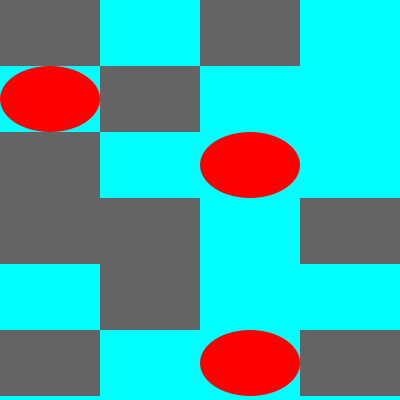
Frame 1 (no input)
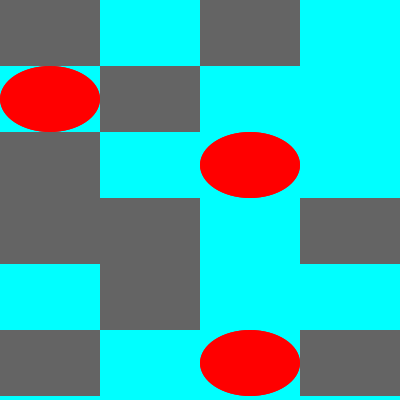
Frame 2 (the mouse pressed at the canvas centre, redrawn once)

The Processing sketch that drew these frames (run headless with seeded random() and noise(); the mouse was pressed at the canvas centre and the sketch redrawn once):

// Processing sketch: processing_96593
// ── processing_96593.pde

// autor: Luiz Ernesto Merkle
// contexto: Computação 1 
// curso: Arquitetura e Urbanismo 
// licença: gpl 3 
// ano: 2013 
// motivação: exercícios de Forma 1 em Computação 1

// Este debuxo ilustra como fazer um módulo 4x4. 
/*
    Copyright (C) 2012  Luiz Ernesto Merkle
 
 This sketch is free software: you can redistribute it and/or modify
 it under the terms of the GNU General Public License as published by
 the Free Software Foundation, either version 3 of the License, or
 (at your option) any later version.
 
 This sketch is distributed in the hope that it will be useful,
 but WITHOUT ANY WARRANTY; without even the implied warranty of
 MERCHANTABILITY or FITNESS FOR A PARTICULAR PURPOSE.  See the
 GNU General Public License for more details.
 
 You should have received a copy of the GNU General Public License
 along with this program.  If not, see <http://www.gnu.org/licenses/>.
 */

// cada elemento desta matriz representa um tipo 
// de desenho a ser realizado em um reticulado 
// Podem ser desenhados tantos quanto são os int
// Neste exemplo, são mostrados apenas tres tipos
int [][] prancha = {
  {
    1, 0, 1, 0
  }
  , 
  {
    2, 1, 0, 0
  }
  , 
  {
    1, 0, 2, 0
  }
  , 
  {
    1, 1, 0, 1
  }
  , 
  {
    0, 1, 0, 0
  }
  , 
  {
    1, 0, 2, 1
  }
};

// algumas variáveis são necessárias para se armazenar
// a largura e a altura das colunas
// O esboço é feito tal que ao se aumentar a matriz, se aumentam as colunas e linhas, automaticamente. 

int linhasp;      // numero de linhas da matriz prancha[][]
int colunasp;     // número de colunas da matriz prancha [][]
int larguracoluna; // largura das colunas
int alturalinha;  // altura das linhas 

void setup() {
  size(400, 400);
  background(0, 255, 255);
  // recuperam-se a largura e o comprimento da matriz
  linhasp = prancha.length;
  colunasp = prancha[0].length; 
  // calcula-se largura e altura de cada célula
  larguracoluna = width/colunasp;  // largura relativa ao tamanho da tela
  alturalinha = height/linhasp;    // altura relativa ao tamanho da tela 
  noLoop();
  noStroke();
  smooth();
}

void draw() {
  // pecorre-se o reticulado, linha por linha
  for (int j = 0; j < colunasp; j++)
    // célula por célula
    for (int i = 0; i<linhasp; i++)
    {
      // em cada célula, consulta-se a matriz, 
      //e chama-se uma função específica  
      // cada case do switch desenha tudo que precisa ser desenhado em cada
      // célula e termina com break
      switch (prancha[i][j]) {
      case 0: 
        // 
      break;
      case 1: 
       fill(100);
       rect(j*larguracoluna, i*alturalinha, larguracoluna, alturalinha );
        break;
      case 2:
      fill(255,0,0); 
       ellipse(j*larguracoluna+larguracoluna/2, i*alturalinha+alturalinha/2, larguracoluna, alturalinha); 
        // ainda não faz nada
        break; 
      default:;
      }
    }
}
